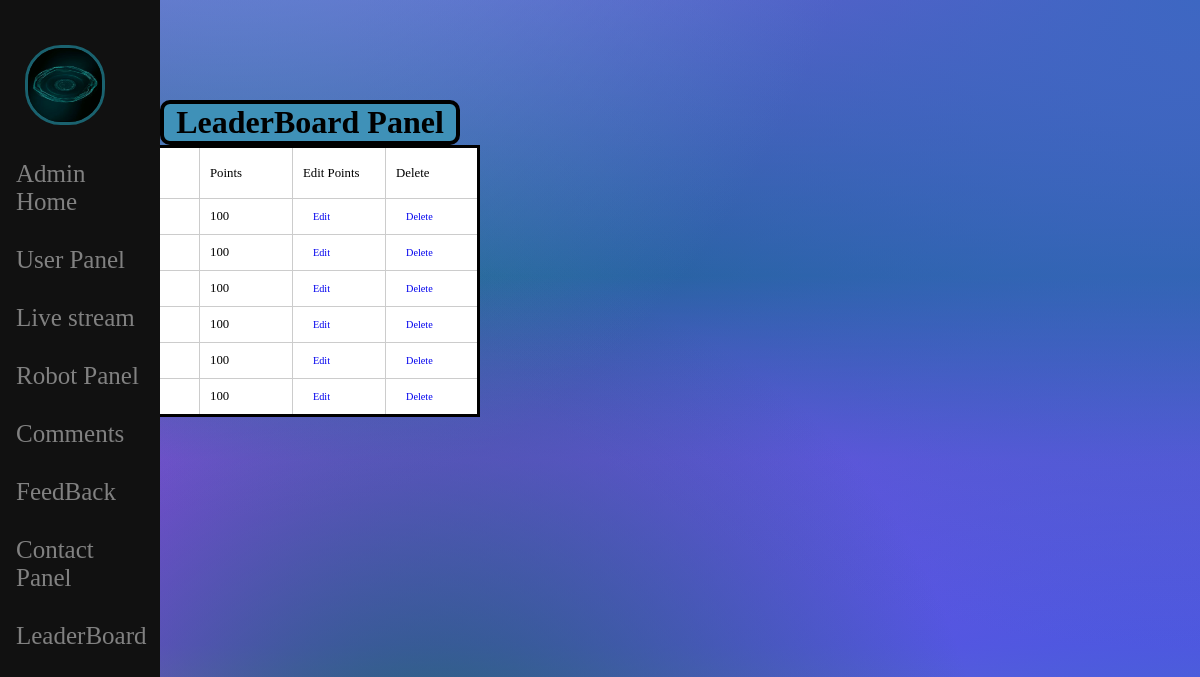
The page /leaderboardpanel.php on the database its author committed.
### tables this page shows
CREATE TABLE `robots` (
  `robotName` varchar(100) NOT NULL,
  `serialNum` varchar(255) NOT NULL,
  `sound` blob NOT NULL,
  `robotPicture` varchar(50) NOT NULL,
  `teamName` varchar(255) NOT NULL,
  `points` int(11) NOT NULL,
  `password` varchar(255) NOT NULL,
  `mac` varchar(40) NOT NULL,
  `ip` varchar(40) NOT NULL
);

### leaderboardpanel.php (the view, shortened to what this page needs)
<?php
    include "SideBar.php";
?>
<!DOCTYPE html>
<html lang="en">
<head>
    <link href="./style/style.css" type="text/css" rel="stylesheet">
</head>
<body>
        <?php
            $sql = "SELECT * FROM robots";
            $stmt = mysqli_prepare($conn, $sql) OR DIE ("Preparation Error" . mysqli_error($conn));
            mysqli_stmt_execute($stmt) OR DIE ("Error getting data");
            $result = mysqli_stmt_get_result($stmt);
        ?>
        <h1 class="Titlepanel">LeaderBoard Panel</h1>
        <div class="streamContainer">
        <div class="body">
        <table class="table">
            <tr class="userpanelspace">
                <td class="td"> Robot Name </td>
                <td class="td"> Serial Number </td>
                <td class="td"> Points</td>
                <td class="td"> Edit Points</td>
                <td class="td">Delete</td>
            </tr>
            <?php
                 while ($row = mysqli_fetch_assoc($result)) {
                    $robotname = $row['robotName'];
                    $serielnum = $row['serialNum'];
                    $points = $row['points'];
            ?>
                <tr>
                    <td class="td"><?php echo $robotname ?></td>
                    <td class="td"><?php echo $serielnum ?></td>
                    <td class="td"><?php echo $points ?></td>
                    <td class="td"><a href="updatePoints.php" class="td">Edit</a></td>
                    <td class="td"><a href="Robotpanel.php?mac=<?php echo $row['mac']; ?>" class="td">Delete</a></td>
                </tr>
        <?php
             }
        ?>
        </table>
        </div>
        </div>
</body>
</html>

### style/style.css (style rules this page uses)
* { margin: 0; padding: 0; box-sizing: border-box; }
body { background-repeat: no-repeat !important; background-image: radial-gradient(circle farthest-corner at 35% 90%, #1a626f, transparent 50%), radial-gradient(ellipse farthest-corner at 20% -50%, #529bcf, transparent 50%), radial-gradient(ellipse farthest-corner at 100% 0, #3d67c2, transparent 50%), radial-gradient(ellipse farthest-corner at 100% 100%, #3161d9, transparent), linear-gradient(#7959ca, #1a626f 30%, #a73fe3 50%, #b738f7 70%, #fec66d 100%) !important; background-size: cover !important; }
.body { width: 100%; max-width: 1080px; margin: 0 auto; }
.streamContainer { width: 98vw; margin: 0 auto; height: 97vh; display: grid; grid-template-rows: 40vh 3vh 6vh 60vh 6vh 21vh; grid-template-columns: 39vw 20vw 39vw; }
table { border-collapse: collapse; width: 100%; background-color: #3b65ba; }
th, td { padding: 0.25rem; text-align: left; border: 1px solid #ccc; }
.td { background-color: white; padding: 10px; width: 82px; font-size: 0.8em; text-decoration: none; }
.Titlepanel { background-color: rgb(63, 145, 184); border: black 4px solid; width: 300px; display: flex; justify-content: center; margin-left: 160px; text-decoration: none; margin-top: 100px; border-radius: 10px; }
.table { border: 3px black solid; float: right; border-radius: 10px; }

### rows shown on the page
robots: points "100"
robots: points "100"
robots: points "100"
robots: points "100"
robots: points "100"
robots: points "100"
